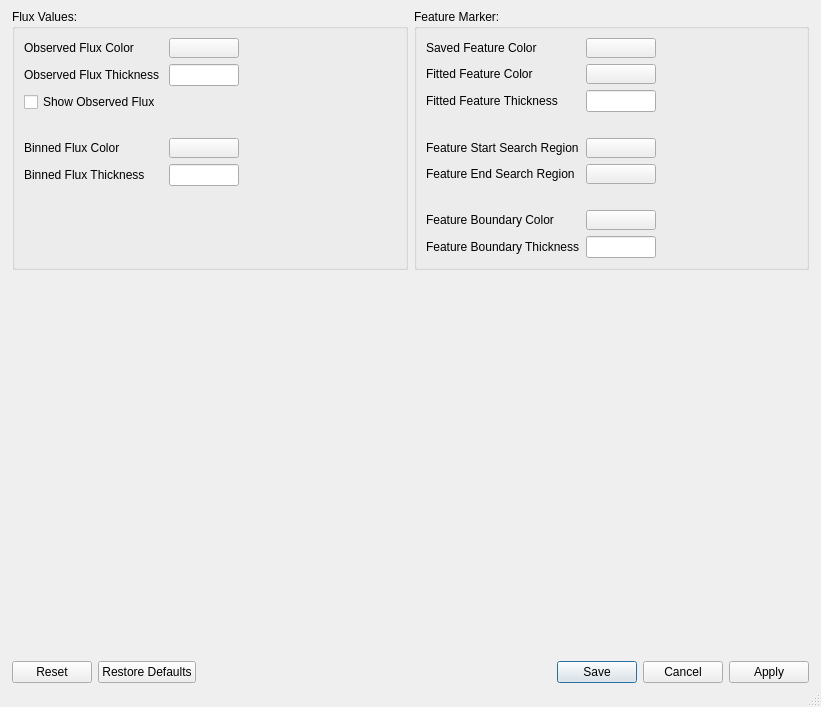
<?xml version="1.0" encoding="UTF-8"?>
<ui version="4.0">
 <class>MainWindow</class>
 <widget class="QMainWindow" name="MainWindow">
  <property name="geometry">
   <rect>
    <x>0</x>
    <y>0</y>
    <width>821</width>
    <height>707</height>
   </rect>
  </property>
  <property name="focusPolicy">
   <enum>Qt::ClickFocus</enum>
  </property>
  <property name="windowTitle">
   <string>Plot Settings</string>
  </property>
  <widget class="QWidget" name="centralwidget">
   <layout class="QGridLayout" name="gridLayout">
    <property name="leftMargin">
     <number>12</number>
    </property>
    <property name="topMargin">
     <number>9</number>
    </property>
    <property name="rightMargin">
     <number>12</number>
    </property>
    <property name="bottomMargin">
     <number>2</number>
    </property>
    <item row="2" column="0" colspan="2">
     <widget class="QDialogButtonBox" name="buttonBox">
      <property name="standardButtons">
       <set>QDialogButtonBox::Apply|QDialogButtonBox::Cancel|QDialogButtonBox::Reset|QDialogButtonBox::RestoreDefaults|QDialogButtonBox::Save</set>
      </property>
     </widget>
    </item>
    <item row="0" column="0">
     <widget class="QGroupBox" name="groupBoxFluxValues">
      <property name="sizePolicy">
       <sizepolicy hsizetype="Expanding" vsizetype="Preferred">
        <horstretch>0</horstretch>
        <verstretch>0</verstretch>
       </sizepolicy>
      </property>
      <property name="focusPolicy">
       <enum>Qt::ClickFocus</enum>
      </property>
      <property name="title">
       <string>Flux Values:</string>
      </property>
      <layout class="QFormLayout" name="formLayout_3">
       <item row="0" column="0">
        <widget class="QLabel" name="labelObservedFluxColor">
         <property name="text">
          <string>Observed Flux Color</string>
         </property>
        </widget>
       </item>
       <item row="0" column="1">
        <widget class="QPushButton" name="pushButtonObservedFluxColor">
         <property name="sizePolicy">
          <sizepolicy hsizetype="Fixed" vsizetype="Fixed">
           <horstretch>0</horstretch>
           <verstretch>0</verstretch>
          </sizepolicy>
         </property>
         <property name="maximumSize">
          <size>
           <width>70</width>
           <height>20</height>
          </size>
         </property>
         <property name="text">
          <string/>
         </property>
        </widget>
       </item>
       <item row="1" column="0">
        <widget class="QLabel" name="labelObservedFluxThickness">
         <property name="text">
          <string>Observed Flux Thickness </string>
         </property>
        </widget>
       </item>
       <item row="1" column="1">
        <widget class="QLineEdit" name="lineEditObservedFluxThickness">
         <property name="maximumSize">
          <size>
           <width>70</width>
           <height>25</height>
          </size>
         </property>
        </widget>
       </item>
       <item row="2" column="0">
        <widget class="QCheckBox" name="checkBoxObservedFlux">
         <property name="text">
          <string>Show Observed Flux</string>
         </property>
        </widget>
       </item>
       <item row="3" column="0">
        <widget class="QLabel" name="labelBlank1">
         <property name="text">
          <string/>
         </property>
        </widget>
       </item>
       <item row="4" column="0">
        <widget class="QLabel" name="labelBinnedFluxColor">
         <property name="text">
          <string>Binned Flux Color</string>
         </property>
        </widget>
       </item>
       <item row="4" column="1">
        <widget class="QPushButton" name="pushButtonBinnedFluxColor">
         <property name="sizePolicy">
          <sizepolicy hsizetype="Fixed" vsizetype="Fixed">
           <horstretch>0</horstretch>
           <verstretch>0</verstretch>
          </sizepolicy>
         </property>
         <property name="maximumSize">
          <size>
           <width>70</width>
           <height>20</height>
          </size>
         </property>
         <property name="text">
          <string/>
         </property>
        </widget>
       </item>
       <item row="6" column="0">
        <widget class="QLabel" name="labelBinnedFluxThickness">
         <property name="text">
          <string>Binned Flux Thickness</string>
         </property>
        </widget>
       </item>
       <item row="6" column="1">
        <widget class="QLineEdit" name="lineEditBinnedFluxThickness">
         <property name="sizePolicy">
          <sizepolicy hsizetype="Fixed" vsizetype="Fixed">
           <horstretch>0</horstretch>
           <verstretch>0</verstretch>
          </sizepolicy>
         </property>
         <property name="maximumSize">
          <size>
           <width>70</width>
           <height>25</height>
          </size>
         </property>
        </widget>
       </item>
      </layout>
     </widget>
    </item>
    <item row="0" column="1">
     <widget class="QGroupBox" name="groupBoxFeatureMarkers">
      <property name="sizePolicy">
       <sizepolicy hsizetype="Expanding" vsizetype="Preferred">
        <horstretch>0</horstretch>
        <verstretch>0</verstretch>
       </sizepolicy>
      </property>
      <property name="focusPolicy">
       <enum>Qt::ClickFocus</enum>
      </property>
      <property name="title">
       <string>Feature Marker:</string>
      </property>
      <layout class="QFormLayout" name="formLayout_2">
       <item row="0" column="0">
        <widget class="QLabel" name="labelSavedFeatureColor">
         <property name="text">
          <string>Saved Feature Color</string>
         </property>
        </widget>
       </item>
       <item row="1" column="0">
        <widget class="QLabel" name="labelFittedFeatureColor">
         <property name="text">
          <string>Fitted Feature Color</string>
         </property>
        </widget>
       </item>
       <item row="2" column="0">
        <widget class="QLabel" name="labelFittedFeatureThickness">
         <property name="text">
          <string>Fitted Feature Thickness</string>
         </property>
        </widget>
       </item>
       <item row="2" column="1">
        <widget class="QLineEdit" name="lineEditFittedFeatureThickness">
         <property name="sizePolicy">
          <sizepolicy hsizetype="Fixed" vsizetype="Fixed">
           <horstretch>0</horstretch>
           <verstretch>0</verstretch>
          </sizepolicy>
         </property>
         <property name="maximumSize">
          <size>
           <width>70</width>
           <height>25</height>
          </size>
         </property>
        </widget>
       </item>
       <item row="3" column="0">
        <widget class="QLabel" name="labelBlank2">
         <property name="text">
          <string/>
         </property>
        </widget>
       </item>
       <item row="4" column="0">
        <widget class="QLabel" name="labelFeatureStartSearchRegion">
         <property name="text">
          <string>Feature Start Search Region</string>
         </property>
        </widget>
       </item>
       <item row="5" column="0">
        <widget class="QLabel" name="labelFeatureEndSearchRegion">
         <property name="text">
          <string>Feature End Search Region</string>
         </property>
        </widget>
       </item>
       <item row="0" column="1">
        <widget class="QPushButton" name="pushButtonSavedFeatureColor">
         <property name="sizePolicy">
          <sizepolicy hsizetype="Fixed" vsizetype="Fixed">
           <horstretch>0</horstretch>
           <verstretch>0</verstretch>
          </sizepolicy>
         </property>
         <property name="maximumSize">
          <size>
           <width>70</width>
           <height>20</height>
          </size>
         </property>
         <property name="text">
          <string/>
         </property>
        </widget>
       </item>
       <item row="1" column="1">
        <widget class="QPushButton" name="pushButtonFittedFeatureColor">
         <property name="sizePolicy">
          <sizepolicy hsizetype="Fixed" vsizetype="Fixed">
           <horstretch>0</horstretch>
           <verstretch>0</verstretch>
          </sizepolicy>
         </property>
         <property name="maximumSize">
          <size>
           <width>70</width>
           <height>20</height>
          </size>
         </property>
         <property name="text">
          <string/>
         </property>
        </widget>
       </item>
       <item row="4" column="1">
        <widget class="QPushButton" name="pushButtonFeatureStartSearchRegion">
         <property name="sizePolicy">
          <sizepolicy hsizetype="Fixed" vsizetype="Fixed">
           <horstretch>0</horstretch>
           <verstretch>0</verstretch>
          </sizepolicy>
         </property>
         <property name="maximumSize">
          <size>
           <width>70</width>
           <height>20</height>
          </size>
         </property>
         <property name="text">
          <string/>
         </property>
        </widget>
       </item>
       <item row="5" column="1">
        <widget class="QPushButton" name="pushButtonFeatureEndSearchRegion">
         <property name="sizePolicy">
          <sizepolicy hsizetype="Fixed" vsizetype="Fixed">
           <horstretch>0</horstretch>
           <verstretch>0</verstretch>
          </sizepolicy>
         </property>
         <property name="maximumSize">
          <size>
           <width>70</width>
           <height>20</height>
          </size>
         </property>
         <property name="text">
          <string/>
         </property>
        </widget>
       </item>
       <item row="6" column="0">
        <widget class="QLabel" name="labelBlank3">
         <property name="text">
          <string/>
         </property>
        </widget>
       </item>
       <item row="7" column="0">
        <widget class="QLabel" name="labelFeatureBoundaryColor">
         <property name="text">
          <string>Feature Boundary Color</string>
         </property>
        </widget>
       </item>
       <item row="8" column="0">
        <widget class="QLabel" name="labelFeatureBoundaryThickness">
         <property name="text">
          <string>Feature Boundary Thickness</string>
         </property>
        </widget>
       </item>
       <item row="7" column="1">
        <widget class="QPushButton" name="pushButtonFeatureBoundaryColor">
         <property name="sizePolicy">
          <sizepolicy hsizetype="Fixed" vsizetype="Fixed">
           <horstretch>0</horstretch>
           <verstretch>0</verstretch>
          </sizepolicy>
         </property>
         <property name="maximumSize">
          <size>
           <width>70</width>
           <height>20</height>
          </size>
         </property>
         <property name="text">
          <string/>
         </property>
        </widget>
       </item>
       <item row="8" column="1">
        <widget class="QLineEdit" name="lineEditFeatureBoundaryThickness">
         <property name="sizePolicy">
          <sizepolicy hsizetype="Fixed" vsizetype="Fixed">
           <horstretch>0</horstretch>
           <verstretch>0</verstretch>
          </sizepolicy>
         </property>
         <property name="maximumSize">
          <size>
           <width>70</width>
           <height>25</height>
          </size>
         </property>
        </widget>
       </item>
      </layout>
     </widget>
    </item>
    <item row="1" column="0" colspan="2">
     <widget class="InspectionPlotWidget" name="graphWidget" native="true">
      <property name="sizePolicy">
       <sizepolicy hsizetype="Expanding" vsizetype="Expanding">
        <horstretch>0</horstretch>
        <verstretch>0</verstretch>
       </sizepolicy>
      </property>
     </widget>
    </item>
   </layout>
  </widget>
  <widget class="QStatusBar" name="statusbar"/>
 </widget>
 <customwidgets>
  <customwidget>
   <class>InspectionPlotWidget</class>
   <extends>QWidget</extends>
   <header>leed.app.widgets</header>
   <container>1</container>
  </customwidget>
 </customwidgets>
 <resources/>
 <connections/>
</ui>
